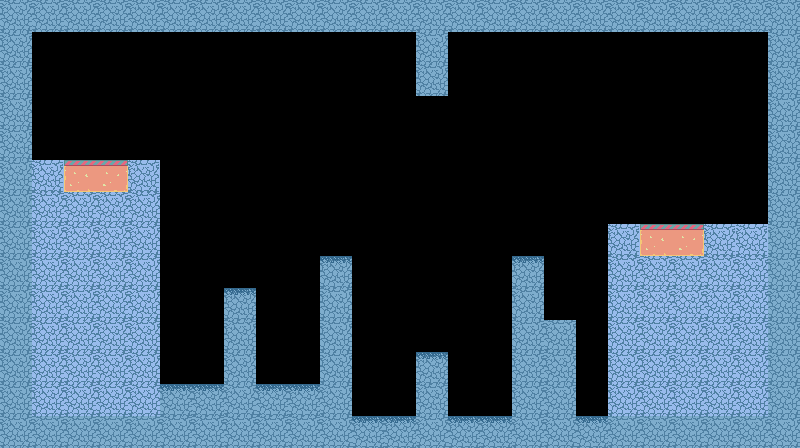

A level layout from a 2D game, rendered from its tile map. Below: a short description, then the map file with tile-grid data replaced by summaries:
An orthogonal 25x14 tile map with 32x32 px tiles, 1 tile layer (Tiles1).

<map version="1.0" tiledversion="1.1.4" orientation="orthogonal" renderorder="left-up" width="25" height="14" tilewidth="32" tileheight="32" infinite="0" nextobjectid="1">
 <tileset firstgid="1" name="tiles" tilewidth="32" tileheight="32" tilecount="16" columns="4">
  <image source="tiles.png" trans="ff00ff" width="128" height="128" />
 </tileset>
 <layer name="Tiles1" width="25" height="14">
  <data>[350 cells, 161 non-empty, 6 distinct tile ids]</data>
 </layer>
</map>